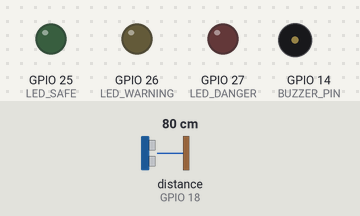
A sketch run on a simulated ESP32. On the bench: output pins drawn as LEDs (lit = HIGH), buzzer (waves = sounding, pin HIGH). Wiring (from diagram.json): ultrasonic range finder: trigger GPIO 5; echo GPIO 18. The test bench sets the inputs (shaded band); at power-on: distance to the obstacle (sensor on GPIO 18) 80 cm. The echo pulse lasts 58.3 µs per cm; pins used as bus, display or sensor lines are not drawn; what the sketch prints to the serial monitor is not drawn.

Above: at 0.1 s.
At 4.1 s:
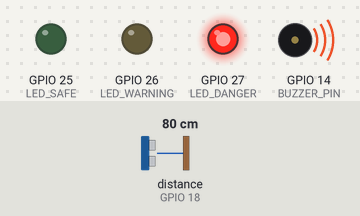
Timing chart, 0 to 5.6 s (numbered marks = the images above):
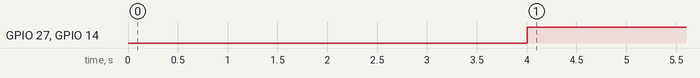

The sketch:

sensing_node.ino
```cpp
#include <Arduino.h>

const int TRIG_PIN   = 5;
const int ECHO_PIN   = 18;
const int LED_SAFE    = 25;
const int LED_WARNING = 26;
const int LED_DANGER  = 27;
const int BUZZER_PIN  = 14;


const char* LOCATION  = "Anaikatti Bridge";
const char* DEVICE_ID = "DEV-01";

// ---- Geometry: sensor is mounted GANTRY_HEIGHT_M above the pillar's zero mark ----
const float GANTRY_HEIGHT_M = 6.0;   // distance from sensor to river bed / zero mark
const float MIN_PLAUSIBLE_M = 0.0;   // river can't go below the pillar's zero mark
const float MAX_PLAUSIBLE_M = 6.0;   // physical ceiling of this gauge

// ---- Thresholds (match dashboard) ----
const float WARNING_THRESHOLD_M = 2.5;
const float DANGER_THRESHOLD_M  = 3.5;

// ---- Timing: non-blocking sample schedule ----
const unsigned long SAMPLE_INTERVAL_MS = 4000; // simulated "4-hour" tick, compressed for demo
unsigned long lastSampleAt = 0;
unsigned long readingCounter = 0;

// ---- Smoothing: simple moving average over N samples ----
const int SMOOTH_WINDOW = 5;
float smoothBuffer[SMOOTH_WINDOW];
int smoothIndex = 0;
int smoothFilled = 0;

// ---- Last known-good level, used when a raw sample fails the plausibility check ----
float lastGoodLevel = -1;
bool haveGoodReading = false;

void setup() {
  Serial.begin(115200);
  pinMode(TRIG_PIN, OUTPUT);
  pinMode(ECHO_PIN, INPUT);
  pinMode(LED_SAFE, OUTPUT);
  pinMode(LED_WARNING, OUTPUT);
  pinMode(LED_DANGER, OUTPUT);
  pinMode(BUZZER_PIN, OUTPUT);
  digitalWrite(BUZZER_PIN, LOW);
  Serial.println("{\"event\":\"boot\",\"device_id\":\"DEV-01\",\"note\":\"sensing node online, no network required for local warning\"}");
}

void loop() {
  // Non-blocking schedule: everything else (LEDs, buzzer, serial) keeps running
  // between samples instead of the CPU sitting inside a delay().
  unsigned long now = millis();
  if (now - lastSampleAt >= SAMPLE_INTERVAL_MS) {
    lastSampleAt = now;
    takeSample();
  }
}

void takeSample() {
  float distance_m = readUltrasonicDistanceMeters();
  float rawLevel_m = GANTRY_HEIGHT_M - distance_m; // higher water = shorter distance = higher level

  bool plausible = isPlausible(rawLevel_m);
  float levelToUse;
  bool usedFallback = false;

  if (plausible) {
    levelToUse = rawLevel_m;
    lastGoodLevel = rawLevel_m;
    haveGoodReading = true;
  } else if (haveGoodReading) {
    // Reject the spike outright rather than let it corrupt the average;
    // hold the last known-good level until a plausible sample returns.
    levelToUse = lastGoodLevel;
    usedFallback = true;
  } else {
    levelToUse = 0;
    usedFallback = true;
  }

  float smoothed = smooth(levelToUse);

  const char* status = statusFor(smoothed);
  updateLocalWarning(status);

  emitReading(rawLevel_m, plausible, smoothed, status, usedFallback);
  readingCounter++;
}

// Wokwi's HC-SR04 model returns real timing via pulseIn — this works unmodified
// in simulation and on real hardware.
float readUltrasonicDistanceMeters() {
  digitalWrite(TRIG_PIN, LOW);
  delayMicroseconds(2);
  digitalWrite(TRIG_PIN, HIGH);
  delayMicroseconds(10);
  digitalWrite(TRIG_PIN, LOW);

  long duration_us = pulseIn(ECHO_PIN, HIGH, 30000); // 30ms timeout guards against a hung echo
  if (duration_us == 0) {
    return GANTRY_HEIGHT_M; // no echo -> report as level 0 (safely implausible-free reading)
  }
  float distance_cm = (duration_us * 0.0343) / 2.0;
  return distance_cm / 100.0;
}

bool isPlausible(float level_m) {
  return level_m >= MIN_PLAUSIBLE_M && level_m <= MAX_PLAUSIBLE_M;
}

// Moving-average smoothing: one wild spike is diluted across the window
// instead of being read as a real jump in river level.
float smooth(float value) {
  smoothBuffer[smoothIndex] = value;
  smoothIndex = (smoothIndex + 1) % SMOOTH_WINDOW;
  if (smoothFilled < SMOOTH_WINDOW) smoothFilled++;

  float sum = 0;
  for (int i = 0; i < smoothFilled; i++) sum += smoothBuffer[i];
  return sum / smoothFilled;
}

const char* statusFor(float level_m) {
  if (level_m >= DANGER_THRESHOLD_M) return "danger";
  if (level_m >= WARNING_THRESHOLD_M) return "warning";
  return "normal";
}

// This is the "even without network coverage" requirement: the local
// LED/buzzer warning is driven entirely from the on-device smoothed
// reading, with no dependency on Wi-Fi, MQTT, or the control room.
void updateLocalWarning(const char* status) {
  digitalWrite(LED_SAFE, LOW);
  digitalWrite(LED_WARNING, LOW);
  digitalWrite(LED_DANGER, LOW);
  digitalWrite(BUZZER_PIN, LOW);

  if (strcmp(status, "danger") == 0) {
    digitalWrite(LED_DANGER, HIGH);
    digitalWrite(BUZZER_PIN, HIGH);
  } else if (strcmp(status, "warning") == 0) {
    digitalWrite(LED_WARNING, HIGH);
  } else {
    digitalWrite(LED_SAFE, HIGH);
  }
}

// Emits one JSON line matching the dashboard's reading schema, so a serial
// bridge script can append these straight into data/readings.json.
void emitReading(float rawLevel, bool plausible, float smoothed, const char* status, bool usedFallback) {
  Serial.print("{");
  Serial.print("\"reading_id\":\"SIM"); Serial.print(readingCounter); Serial.print("\",");
  Serial.print("\"location\":\""); Serial.print(LOCATION); Serial.print("\",");
  Serial.print("\"water_level_m\":"); Serial.print(smoothed, 2); Serial.print(",");
  Serial.print("\"status\":\""); Serial.print(status); Serial.print("\",");
  Serial.print("\"device_id\":\""); Serial.print(DEVICE_ID); Serial.print("\",");
  Serial.print("\"raw_level_m\":"); Serial.print(rawLevel, 2); Serial.print(",");
  Serial.print("\"plausible\":"); Serial.print(plausible ? "true" : "false"); Serial.print(",");
  Serial.print("\"used_last_good\":"); Serial.print(usedFallback ? "true" : "false");
  Serial.println("}");
}
```

Measured:
- by itself, GPIO 27 (LED_DANGER), GPIO 14 (BUZZER_PIN): LOW → HIGH at 4.0 s
